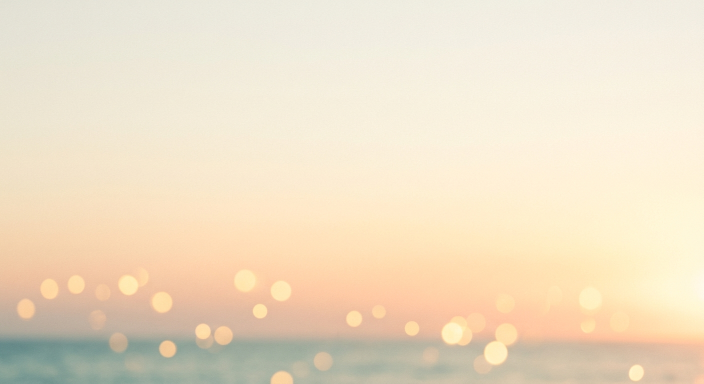
#> input picture screenshots/backgrounds/home.png, 1408 x 768 px, found by its file name (shown at 1/2 size)
$ python compose_slides.py
#> lines starting #> are read from the running program, lines starting #| are printed output that depends on the picture
import os
from PIL import Image, ImageDraw, ImageFilter, ImageFont

W, H = 1284, 2778
INK = (33, 28, 22)
GOLD = (176, 138, 74)
GRAY = (110, 102, 92)
FONT_DIR = "ios-abhi-alisha/WatchShared/Resources"

# [6 lines left out: function font, not called in this run]

PLAYFAIR_I = f"{FONT_DIR}/PlayfairDisplay-Italic.ttf"
PLAYFAIR_R = f"{FONT_DIR}/PlayfairDisplay.ttf"
CORMORANT = f"{FONT_DIR}/CormorantGaramond.ttf"

def cream_at(im, x, y):
    r, g, b = im.getpixel((x, y))[:3]
    return (r, g, b)

# [25 lines left out: functions tracked_text, patch_flat, sample_gold, not called in this run]

def redraw_eyebrow(im, x, y, text, size=32, tracking=15, color=None):
    d = ImageDraw.Draw(im)
    tracked_text(d, (x, y), text, font(CORMORANT, size), color or GOLD, tracking)

# [42 lines left out: functions draw_title, patch_screen, not called in this run]

# ---------- 05 card redraw (screen coords, 950 x 2056) ----------
def rounded_card(d, box, r, fill, outline):
    d.rounded_rectangle(box, radius=r, fill=fill, outline=outline, width=2)

def gold_circle(d, cx, cy, r):
    d.ellipse([cx - r, cy - r, cx + r, cy + r], outline=GOLD, width=3)

# [33 lines left out: functions draw_lock_card, draw_questions_card, not called in this run]

# ---------- device frame ----------
SCR_W = 950
SCR_H = round(SCR_W * H / W)  # 2055
BEZEL, RIM = 22, 8
BODY_R, SCR_R = 156, 130
BODY_W, BODY_H = SCR_W + 2 * (BEZEL + RIM), SCR_H + 2 * (BEZEL + RIM)
DEV_X, DEV_Y = (W - BODY_W) // 2, 585

# [15 lines left out: functions titanium, notch_cover, not called in this run]

def compose(name, headline, bg_path, shot_path, out_path):
#> called with name = '01_home', bg_path = 'screenshots/backgrounds/home.png', shot_path = 'screenshots/iphone/en/01_home.png', out_path = 'screenshots/iphone/en-framed/01_home.png'
    canvas = Image.new("RGB", (W, H), (244, 236, 221))
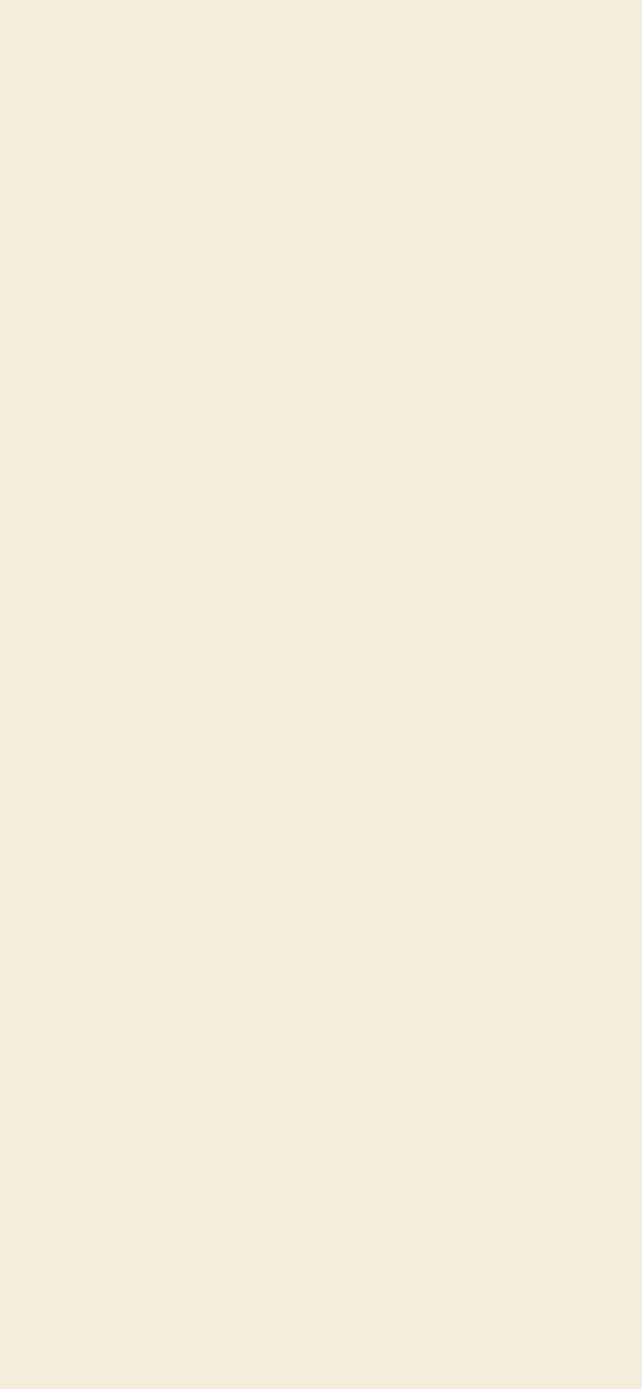
#> canvas: PIL image 1284x2778 RGB (shown at 1/2 size); mean R, G, B 244, 236, 221
    bg = Image.open(bg_path).convert("RGB")
#> bg is the input picture: PIL image 1408x768 RGB; mean R, G, B 237.8, 222.5, 197.5
    s = H / bg.height
#> s = 3.62
    bg = bg.resize((round(bg.width * s), H), Image.LANCZOS)
#> bg: PIL image 5093x2778 RGB
    x0 = (bg.width - W) // 2
#> x0 = 1904
    canvas.paste(bg.crop((x0, 0, x0 + W, H)).filter(ImageFilter.GaussianBlur(2.2)), (0, 0))
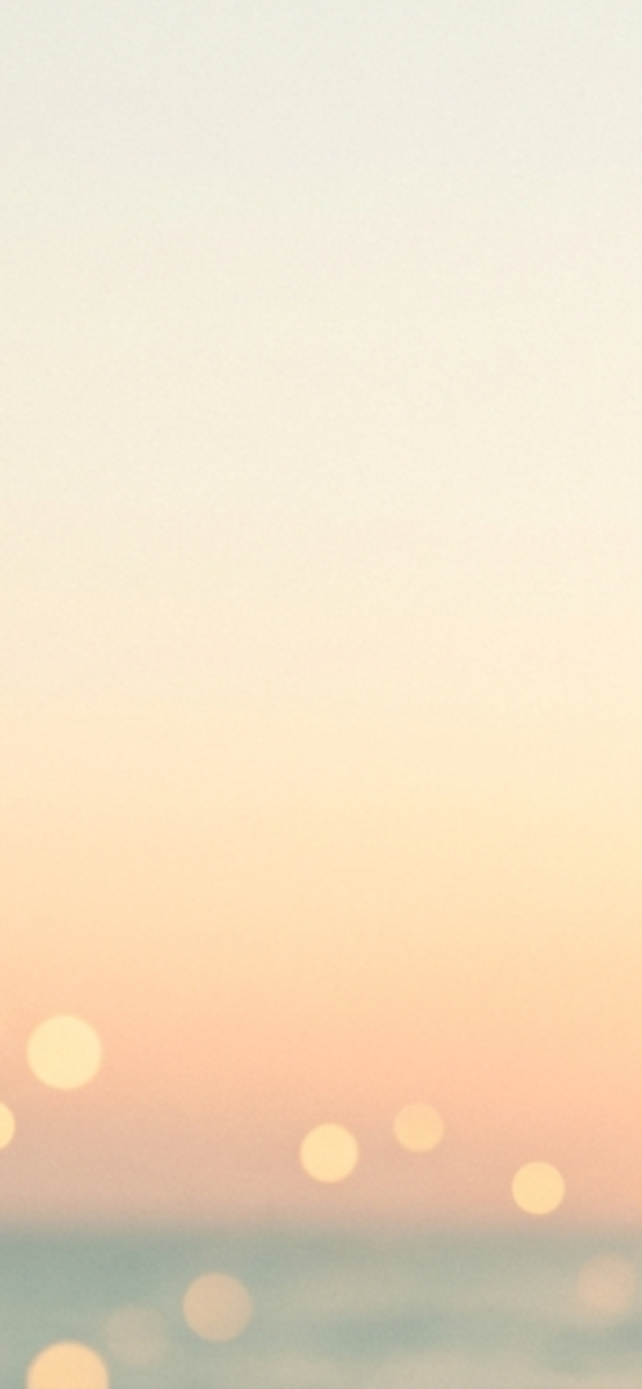
#> canvas: PIL image 1284x2778 RGB (shown at 1/2 size); mean R, G, B 239.4, 222.4, 197.5

#> (the run stopped early here; a loop or call above may not have finished)
